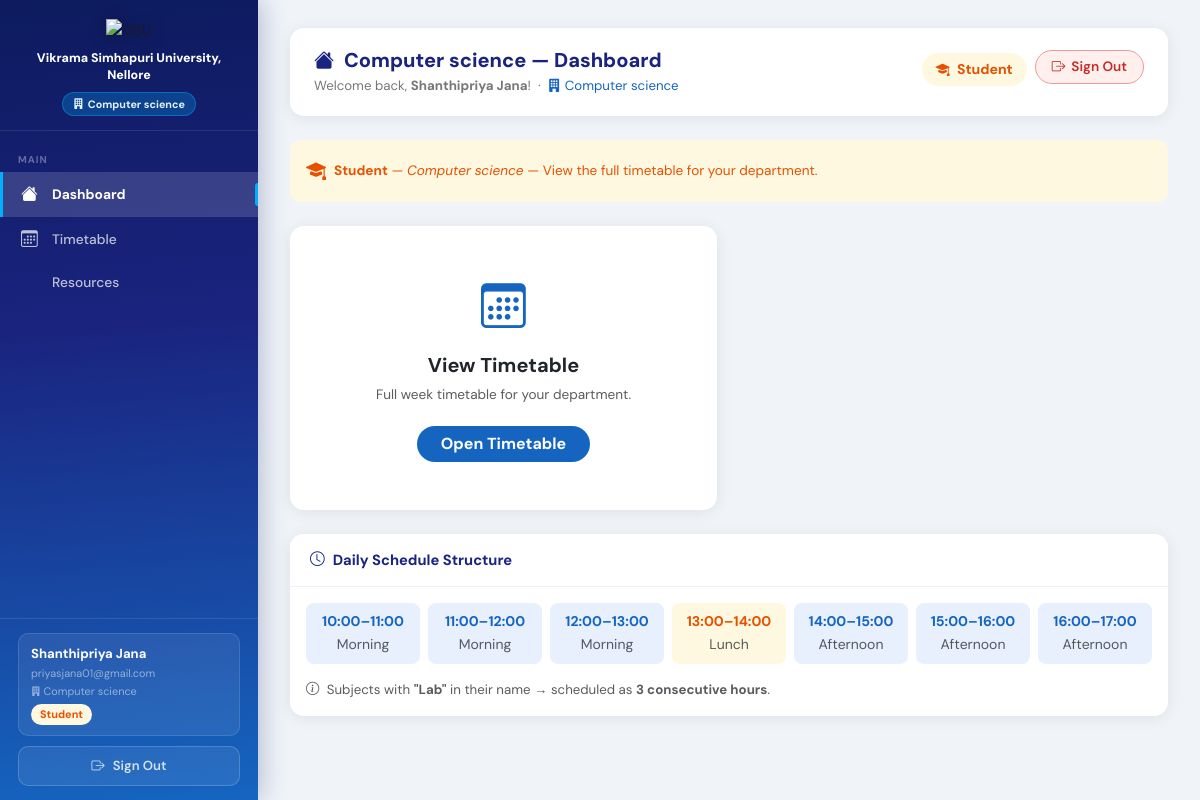
The app's page /dashboard/ (signed in) with its own data.
### accounts/models.py (models this page shows, shortened)
class User(AbstractBaseUser, PermissionsMixin):
    ROLE_CHOICES = [
        ('assistant', 'Assistant'),
        ('faculty',   'Faculty'),
        ('student',   'Student'),
    ]
    email         = models.EmailField(unique=True)
    full_name     = models.CharField(max_length=150)
    department    = models.CharField(max_length=200, blank=True, default='')
    role          = models.CharField(max_length=20, choices=ROLE_CHOICES, default='student')
    semester      = models.CharField(max_length=5, choices=SEMESTER_CHOICES, blank=True, default='')
    academic_year = models.CharField(max_length=10, blank=True, default='', help_text='e.g. 2024-25')
    is_active     = models.BooleanField(default=True)
    is_staff      = models.BooleanField(default=False)
    date_joined   = models.DateTimeField(auto_now_add=True)
    USERNAME_FIELD  = 'email'
    REQUIRED_FIELDS = ['full_name']
    objects = UserManager()
    class Meta:
        verbose_name        = 'User'
        verbose_name_plural = 'Users'
        ordering            = ['role', 'email']
    @property
    def is_assistant(self):
        return self.role == 'assistant'
    @property
    def is_faculty(self):
        return self.role == 'faculty'
    @property
    def is_student(self):
        return self.role == 'student'

### core/views.py (the view, shortened to what this page needs)
# urls.py: path('',                    lambda request: redirect('dashboard') if request.user.is_authenticated else redirect('login'), name='home'),
@login_required
def dashboard(request):
    dept_filter = _dept_filter(request)
    years       = _available_years(dept_filter)
    user_dept   = _user_dept(request)
    is_super    = _is_super(request)
    dept_stats = []
    fac_dept_filter = {'department': user_dept} if user_dept else {}
    context = {
        'subject_count':   Subject.objects.filter(**dept_filter).count(),
        'faculty_count':   Faculty.objects.filter(**fac_dept_filter).count(),
        'user_count':      User.objects.filter(**fac_dept_filter).count(),
        'years':           years,
        'morning_slots':   TIME_SLOTS[:3],
        'afternoon_slots': TIME_SLOTS[3:],
        'user_dept':       user_dept,
        'is_super':        is_super,
        'dept_stats':      dept_stats,
        'all_depts':       _all_departments(),
    }
    return render(request, 'core/dashboard.html', context)

### core/views.py (called while the page is built)
def _user_dept(request):
    return (getattr(request.user, 'department', '') or '').strip()

def _is_super(request):
    return request.user.is_authenticated and request.user.is_assistant and not _user_dept(request)

def _dept_filter(request):
    dept = _user_dept(request)
    return {} if _is_super(request) else {'department': dept}

def _available_years(dept_filter):
    return list(
        Subject.objects.filter(**dept_filter)
        .order_by('-year').values_list('year', flat=True).distinct()
    )

def _all_departments():
    subject_depts = set(
        Subject.objects.exclude(department='')
        .values_list('department', flat=True).distinct()
    )
    user_depts = set(
        User.objects.exclude(department='').filter(role='assistant')
        .values_list('department', flat=True).distinct()
    )
    prereg_depts = set(
        PreRegisteredUser.objects.exclude(department='').filter(role='assistant')
        .values_list('department', flat=True).distinct()
    )
    return sorted(subject_depts | user_depts | prereg_depts)

### templates/core/dashboard.html (shortened to what this page needs)
{% extends "base.html" %}
{% block content %}
<div class="page-hdr">
  <div>
    <h4><i class="bi bi-house-fill"></i>
      {% if user.department %}
        {{ user.department }} — Dashboard
      {% else %}
        Vikrama Simhapuri University, Nellore
      {% endif %}
    </h4>
    <p>
      Welcome back, <strong>{{ user.full_name }}</strong>!
      {% if is_super %}
        &nbsp;·&nbsp; <span style="color:#e65100;font-weight:700;"><i class="bi bi-eye me-1"></i>Main Assistant — Monitor</span>
      {% elif user.department %}
        &nbsp;·&nbsp; <span style="color:#1565c0;"><i class="bi bi-building-fill me-1"></i>{{ user.department }}</span>
      {% endif %}
    </p>
  </div>
  <div class="d-flex align-items-center gap-2 flex-wrap">
    <span class="role-pill role-{{ user.role }}" style="font-size:.88rem;padding:6px 14px;">
      <i class="bi bi-{% if user.is_assistant %}shield-check{% elif user.is_faculty %}person-badge{% else %}mortarboard{% endif %}-fill me-1"></i>
      {{ user.role|title }}
    </span>
    <form method="POST" action="{% url 'logout' %}" style="margin:0;">
      <button type="submit" style="
        display:inline-flex;align-items:center;gap:6px;
        padding:6px 16px;border-radius:20px;font-size:.85rem;font-weight:600;
        background:#fff0ee;color:#c62828;border:1.5px solid #ef9a9a;
        cursor:pointer;transition:.15s;
      "
      onmouseover="this.style.background='#ffebee';this.style.borderColor='#c62828';"
      onmouseout="this.style.background='#fff0ee';this.style.borderColor='#ef9a9a';">
        <i class="bi bi-box-arrow-right"></i> Sign Out
      </button>
    </form>
  </div>
</div>
{% if is_super %}
<div class="alert d-flex gap-2 align-items-center mb-4" style="background:#fff8e1;color:#7b3800;border-left:4px solid #e65100;border-radius:12px;">
  <i class="bi bi-eye-fill fs-5" style="color:#e65100;flex-shrink:0;"></i>
  <div><strong>Main Assistant — Monitor Role</strong> — You can view timetables &amp; resources for all departments, and pre-register Department Assistants. Data entry (subjects, faculty, students) is handled exclusively by each Department Assistant.</div>
</div>
{% else %}
<div class="alert d-flex gap-2 align-items-center mb-4" style="background:#fff8e1;color:#e65100;border-radius:10px;">
  <i class="bi bi-mortarboard-fill fs-5"></i>
  <div><strong>Student</strong>{% if user.department %} — <em>{{ user.department }}</em>{% endif %} — View the full timetable for your department.</div>
</div>
{% endif %}
<div class="row g-4">
  {% if not is_super %}
  <div class="col-md-{% if user.is_assistant %}4{% else %}6{% endif %}">
    <div class="card h-100">
      <div class="card-body text-center py-5">
        <div style="font-size:2.8rem;color:#1565c0;margin-bottom:12px"><i class="bi bi-calendar3"></i></div>
        <h5 class="fw-bold">View Timetable</h5>
        <p class="text-muted" style="font-size:.85rem">
          {% if user.is_faculty %}Your scheduled classes are highlighted in yellow.
          {% elif user.is_student %}Full week timetable for your department.
          {% else %}Generate and view timetable for {{ user.department }}.{% endif %}
        </p>
        <a href="{% url 'timetable' %}" class="btn btn-primary px-4 rounded-pill mt-1">Open Timetable</a>
      </div>
    </div>
  </div>
  {% endif %}
</div>
{% if not is_super %}
<div class="card mt-4">
  <div class="card-hdr"><i class="bi bi-clock"></i> Daily Schedule Structure</div>
  <div class="card-body">
    <div class="row text-center g-2">
      {% for slot in morning_slots %}
      <div class="col">
        <div class="p-2 rounded-3" style="background:#e8f0fe;">
          <div class="fw-bold" style="color:#1565c0;font-size:.88rem;">{{ slot }}</div>
          <small class="text-muted">Morning</small>
        </div>
      </div>
      {% endfor %}
      <div class="col">
        <div class="p-2 rounded-3" style="background:#fff8e1;">
          <div class="fw-bold" style="color:#e65100;font-size:.88rem;">13:00–14:00</div>
          <small class="text-muted">Lunch</small>
        </div>
      </div>
      {% for slot in afternoon_slots %}
      <div class="col">
        <div class="p-2 rounded-3" style="background:#e8f0fe;">
          <div class="fw-bold" style="color:#1565c0;font-size:.88rem;">{{ slot }}</div>
          <small class="text-muted">Afternoon</small>
        </div>
      </div>
      {% endfor %}
    </div>
    <p class="text-muted mt-3 mb-0" style="font-size:.83rem">
      <i class="bi bi-info-circle me-1"></i>
      Subjects with <strong>"Lab"</strong> in their name → scheduled as <strong>3 consecutive hours</strong>.
    </p>
  </div>
</div>
{% endif %}
{% endblock %}

### templates/base.html (shortened to what this page needs)
{% load static %}
<!DOCTYPE html>
<html lang="en">
<head>
<link href="https://cdn.jsdelivr.net/npm/bootstrap@5.3.0/dist/css/bootstrap.min.css" rel="stylesheet">
<link href="https://cdn.jsdelivr.net/npm/bootstrap-icons@1.11.0/font/bootstrap-icons.css" rel="stylesheet">
</head>
<body>
<aside class="sidebar">
  <div class="sidebar-brand">
    <img src="https://upload.wikimedia.org/wikipedia/en/7/70/Vikrama_Simhapuri_University_Logo.png" alt="VSU">
    <h6>Vikrama Simhapuri University, Nellore</h6>
    {% if user.is_authenticated %}
      {% if user.department %}
        <span class="dept-badge"><i class="bi bi-building-fill me-1"></i>{{ user.department }}</span>
      {% else %}
        <span class="super-badge"><i class="bi bi-globe me-1"></i>All Departments</span>
      {% endif %}
    {% else %}
      <small style="color:rgba(255,255,255,.5)">Timetable Management System</small>
    {% endif %}
  </div>
  <nav class="sidebar-nav">
    <div class="nav-label">Main</div>
    <a href="{% url 'dashboard' %}"
       class="nav-link-item {% if request.resolver_match.url_name == 'dashboard' %}active{% endif %}">
      <i class="bi bi-house-fill"></i><span>Dashboard</span>
    </a>
    <a href="{% url 'timetable' %}"
       class="nav-link-item {% if request.resolver_match.url_name == 'timetable' %}active{% endif %}">
      <i class="bi bi-calendar3"></i><span>Timetable</span>
    </a>
    <a href="{% url 'resources' %}"
       class="nav-link-item {% if request.resolver_match.url_name == 'resources' %}active{% endif %}">
      <span>Resources</span>
    </a>
  </nav>
  <div class="sidebar-footer">
    <div class="user-card">
      <div class="name">{{ user.full_name }}</div>
      <div class="email">{{ user.email }}</div>
      {% if user.department %}
        <div class="email" style="margin-top:2px;"><i class="bi bi-building-fill" style="font-size:.6rem"></i> {{ user.department }}</div>
      {% endif %}
      <span class="role-pill role-{{ user.role }}">{{ user.role|title }}</span>
    </div>
    <form method="POST" action="{% url 'logout' %}" style="margin:0;">
      <button type="submit" class="btn-signout">
        <i class="bi bi-box-arrow-right"></i><span>Sign Out</span>
      </button>
    </form>
  </div>
</aside>
<main class="main">
  {% block content %}{% endblock %}
</main>
</body>
</html>

### templates/base.html (style rules this page uses)
:root { --primary: #1a237e; --primary-mid: #1565c0; --primary-lt: #1976d2; --accent: #00b0ff; --sidebar-w: 258px; --radius: 14px; --shadow: 0 2px 16px rgba(0,0,0,.08); }
*, *::before, *::after { box-sizing: border-box; margin: 0; padding: 0; }
body { font-family: 'DM Sans', sans-serif; background: #f0f4f9; min-height: 100vh; color: #1a1a2e; }
.sidebar { width: var(--sidebar-w); min-height: 100vh; background: linear-gradient(175deg, #0d1b5e 0%, #1a237e 40%, #1565c0 100%); position: fixed; top: 0; left: 0; z-index: 200; display: flex; flex-direction: column; box-shadow: 4px 0 24px rgba(13,27,94,.25); }
.sidebar-brand { padding: 18px 16px 14px; border-bottom: 1px solid rgba(255,255,255,.1); text-align: center; }
.sidebar-brand img { height: 48px; filter: drop-shadow(0 2px 8px rgba(0,0,0,.4)); }
.sidebar-brand h6 { color: white; font-size: .78rem; font-weight: 800; margin: 7px 0 2px; line-height: 1.4; }
.sidebar-brand .dept-badge { display: inline-block; margin-top: 5px; background: rgba(0,176,255,.25); border: 1px solid rgba(0,176,255,.4); color: #e3f2fd; font-size: .67rem; font-weight: 700; padding: 3px 10px; border-radius: 20px; max-width: 100%; word-break: break-word; }
.sidebar-nav { flex: 1; padding: 8px 0; overflow-y: auto; }
.nav-label { padding: 14px 18px 4px; font-size: .62rem; font-weight: 700; text-transform: uppercase; letter-spacing: .1em; color: rgba(255,255,255,.35); }
.nav-link-item { display: flex; align-items: center; gap: 11px; padding: 10px 18px; color: rgba(255,255,255,.72); text-decoration: none; font-size: .86rem; font-weight: 500; border-left: 3px solid transparent; transition: all .15s; position: relative; }
.nav-link-item i { font-size: 1.05rem; width: 20px; flex-shrink: 0; }
.nav-link-item.active { background: rgba(255,255,255,.15); color: white; border-left-color: var(--accent); font-weight: 700; }
.nav-link-item.active::after { content: ''; position: absolute; right: 0; top: 25%; height: 50%; width: 3px; background: var(--accent); border-radius: 3px 0 0 3px; }
.sidebar-footer { padding: 14px 18px; border-top: 1px solid rgba(255,255,255,.1); }
.user-card { background: rgba(255,255,255,.08); border: 1px solid rgba(255,255,255,.12); border-radius: 10px; padding: 10px 12px; margin-bottom: 10px; }
.user-card .name { color: white; font-size: .82rem; font-weight: 700; }
.user-card .email { color: rgba(255,255,255,.5); font-size: .68rem; margin-top: 1px; }
.role-pill { display: inline-block; padding: 2px 9px; border-radius: 20px; font-size: .68rem; font-weight: 700; margin-top: 5px; }
.role-student { background: #fff8e1; color: #e65100; }
.btn-signout { display: flex; align-items: center; justify-content: center; gap: 8px; width: 100%; padding: 9px; background: rgba(255,255,255,.08); border: 1px solid rgba(255,255,255,.18); color: rgba(255,255,255,.8); border-radius: 10px; font-size: .82rem; font-weight: 600; transition: .15s; cursor: pointer; }
.main { margin-left: var(--sidebar-w); padding: 28px 32px; min-height: 100vh; }
.page-hdr { display: flex; align-items: flex-start; justify-content: space-between; flex-wrap: wrap; gap: 12px; background: white; border-radius: var(--radius); padding: 20px 24px; margin-bottom: 24px; box-shadow: var(--shadow); }
.page-hdr h4 { font-size: 1.25rem; font-weight: 800; color: var(--primary); display: flex; align-items: center; gap: 10px; margin: 0; }
.page-hdr p { color: #777; font-size: .83rem; margin: 4px 0 0; }
.card { border: none; border-radius: var(--radius); box-shadow: var(--shadow); background: white; }
.card-hdr { background: white; border-bottom: 1px solid #eef1f7; border-radius: var(--radius) var(--radius) 0 0; padding: 15px 20px; font-weight: 700; color: var(--primary); font-size: .92rem; display: flex; align-items: center; gap: 8px; }
.alert { border-radius: 10px; font-size: .85rem; border: none; }
.btn-primary { background: var(--primary-mid); border: none; font-weight: 700; border-radius: 9px; }

### records on screen
User: department "Computer science", full_name "Shanthipriya Jana", email "priyasjana01@gmail.com", role "Student"

### other values on screen
{{ slot }} "10:00–11:00" "11:00–12:00" "12:00–13:00"
{{ slot }} "14:00–15:00" "15:00–16:00" "16:00–17:00"
